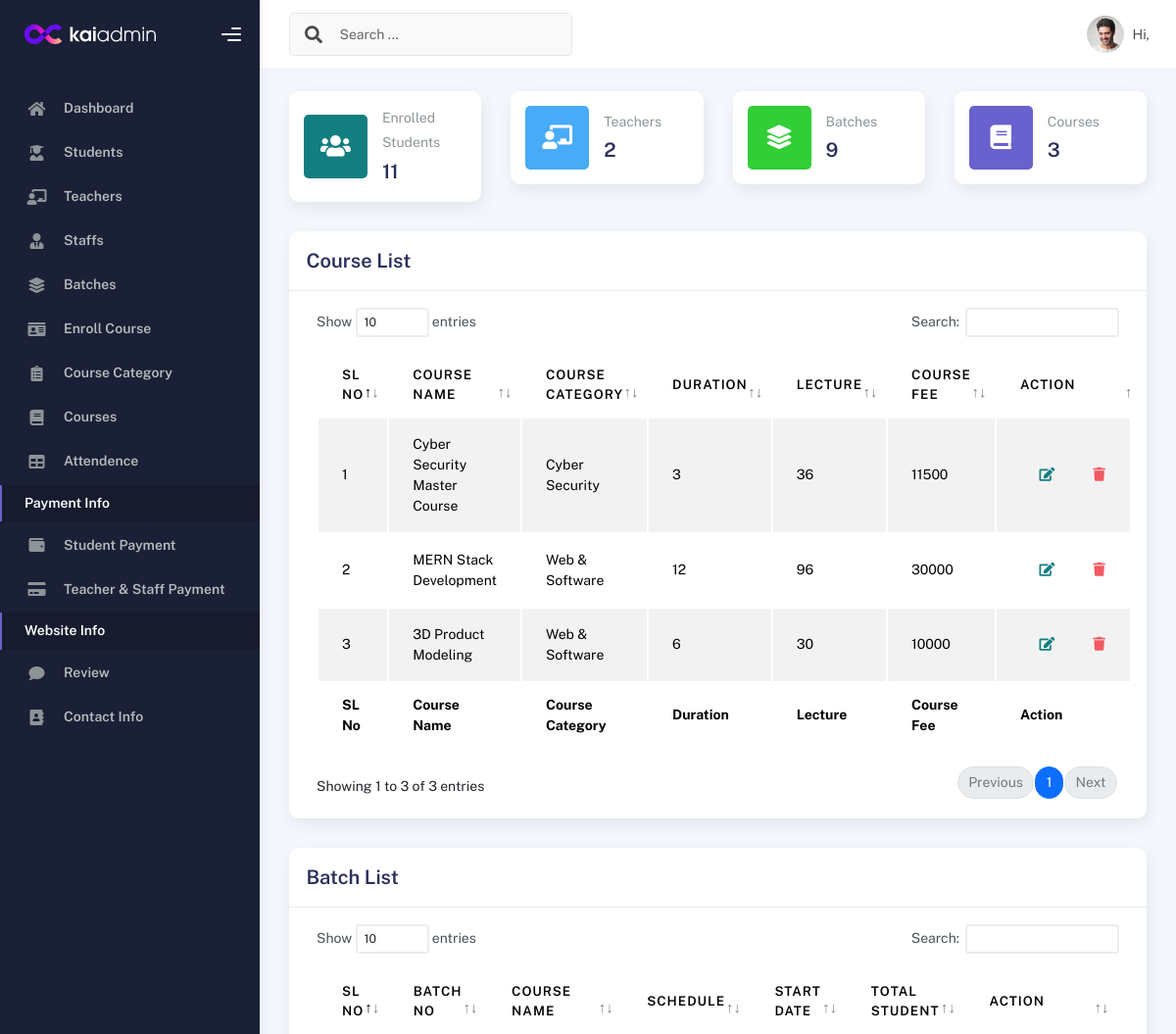
The app's page /dashboard/ (signed in, upper part), older data.
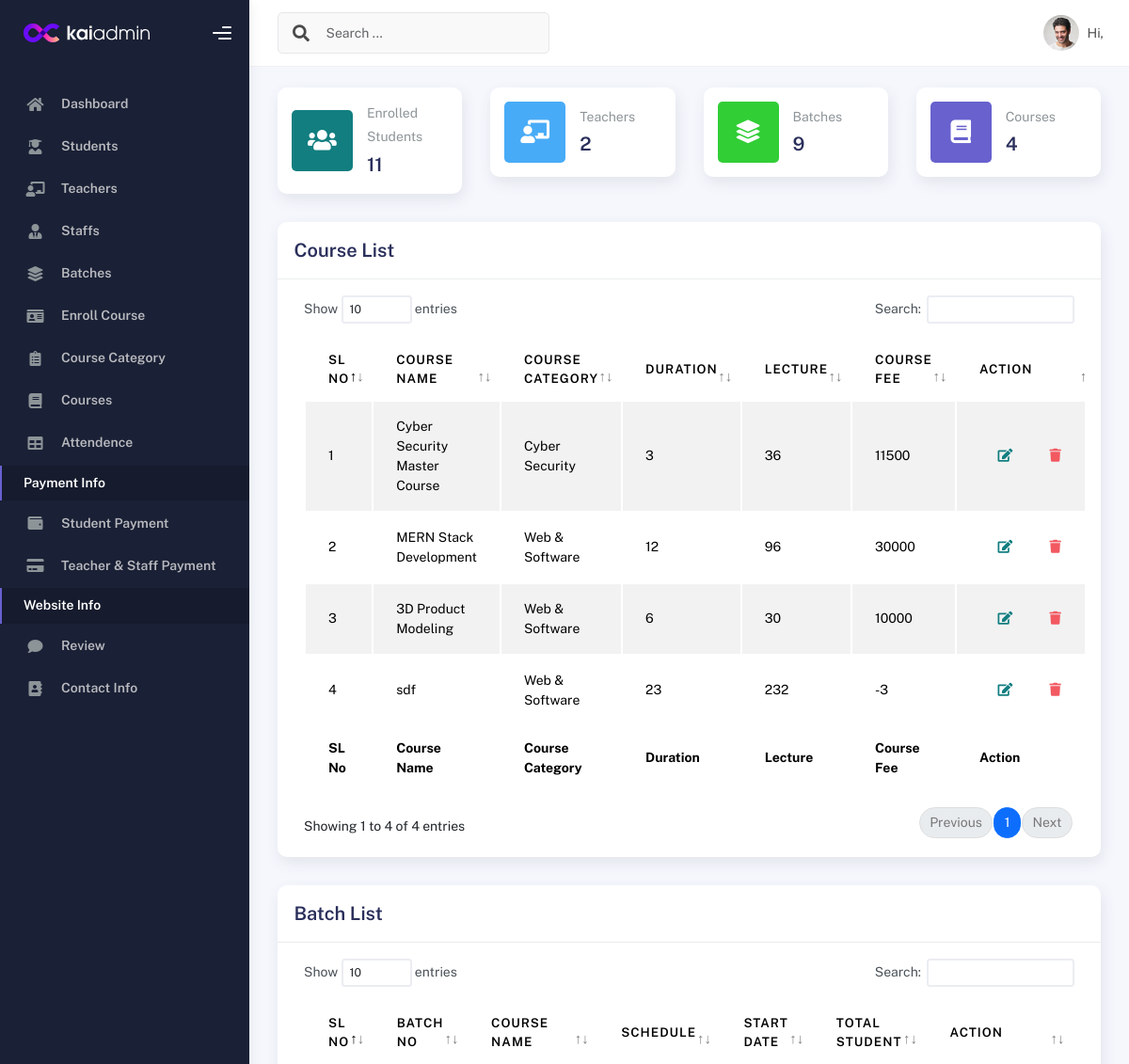
The same page, newer data.
### IMSapp/models.py (models this page shows)
class CourseInfoModel(models.Model):
    CourseName=models.CharField(max_length=150, null=True)
    Sologan=models.CharField(max_length=100, null=True)
    ShortSummary=models.CharField(max_length=150, null=True)
    CourseCategory=models.ForeignKey(CourseCategoryModel,on_delete=models.SET_NULL,related_name='coursecategory', null=True)
    Lecture=models.IntegerField(null=True)
    CourseDuration=models.IntegerField(null=True)
    WeeklyClass=models.IntegerField(null=True)
    ClassDuration=models.IntegerField(null=True)
    TotalProject=models.IntegerField(null=True)
    CourseOverview=models.TextField(null=True)
    CourseCurrriculum=models.TextField(null=True)
    Software=models.TextField(max_length=200, null=True)
    CourseFor=models.TextField(null=True)
    JobPositions=models.TextField(null=True)
    CourseFee=models.IntegerField(null=True)
    IntroVideo=models.CharField(max_length=200, null=True)
    CourseImage=models.ImageField(upload_to='media/courseImage', null=True)
    def __str__(self):
        return self.CourseName

class CourseCategoryModel(models.Model):
    CategoryName = models.CharField(max_length=100,null=True)
    def __str__(self):
        return self.CategoryName

### IMSapp/views.py (the view)
# urls.py: path('dashboard/',dashboard,name="dashboard"),
@login_required
def dashboard(request):
    coursedata = CourseInfoModel.objects.all()
    categorydata = CourseCategoryModel.objects.all()
    studentdata = StudentModel.objects.all()
    batchdata = BatchInfoModel.objects.all()
    teacherdata = TeacherModel.objects.all()
    admittedcourse = AdmittedCourseModel.objects.all()
    totalenrolledstudent = admittedcourse.count()
    totalteacher = teacherdata.count()
    totalbatch = batchdata.count()
    totalcourse = coursedata.count()
    combined_data = []
    for data in batchdata:
        enrolledstudent = AdmittedCourseModel.objects.filter(LearningBatch=data).count()
        combined_data.append({
            'batchdata': data,
            'enrolledstudent': enrolledstudent,
        })
    current_user = request.user
    coursefee=0
    payment=0
    studentcoursedata=AdmittedCourseModel.objects.filter(Courseuser=current_user)
    for batch in studentcoursedata:
        coursefee += int(batch.CourseFee)
        payment += int(batch.Payment)
    due = int(coursefee) - int(payment)
    spenttime = 0
    lecture = 0
    project = 0
    for batch in studentcoursedata:
        course = get_object_or_404(CourseInfoModel,CourseName =batch.LearningBatch.CourseName)
        spenttime += int(course.CourseDuration)
        lecture += int(course.Lecture)
        project += int(course.TotalProject)
    context = {
        'teacherdata':teacherdata,
        'coursedata':coursedata,
        'categorydata':categorydata,
        'studentdata':studentdata,
        'totalenrolledstudent':totalenrolledstudent,
        'totalteacher':totalteacher,
        'totalbatch':totalbatch,
        'totalcourse':totalcourse,
        'combined_data':combined_data,
        'studentcoursedata':studentcoursedata,
        'coursefee':coursefee,
        'payment':payment,
        'due':due,
        'spenttime':spenttime,
        'lecture':lecture,
        'project':project,
    }
    return render(request,'common/dashboard.html',context)

### IMSapp/templates/common/dashboard.html (shortened to what the changed rows need)
{% extends 'profilemaster/master.html' %}
{% block content %}
{% if user.UserType == 'Student' %}
<div class="row">
  <div class="col-sm-6 col-md-3">
    <div class="card card-stats card-round">
      <div class="card-body">
        <div class="row align-items-center">
          <div class="col-icon">
            <div class="icon-big text-center icon-primary bubble-shadow-small">
              <i class="fas fa-layer-group"></i>
            </div>
          </div>
          <div class="col col-stats ms-3 ms-sm-0">
            <div class="numbers">
              <p class="card-category">Enrolled Course</p>
              <h4 class="card-title">{{studentcoursedata|length}}</h4>
            </div>
          </div>
        </div>
      </div>
    </div>
  </div>
  <div class="col-sm-6 col-md-3">
    <div class="card card-stats card-round">
      <div class="card-body">
        <div class="row align-items-center">
          <div class="col-icon">
            <div class="icon-big text-center icon-info bubble-shadow-small">
              <i class="fas fa-credit-card"></i>
            </div>
          </div>
          <div class="col col-stats ms-3 ms-sm-0">
            <div class="numbers">
              <p class="card-category">Course Fee</p>
              <h4 class="card-title">৳ {{coursefee}}</h4>
            </div>
          </div>
        </div>
      </div>
    </div>
  </div>
  <div class="col-sm-6 col-md-3">
    <div class="card card-stats card-round">
      <div class="card-body">
        <div class="row align-items-center">
          <div class="col-icon">
            <div class="icon-big text-center icon-success bubble-shadow-small">
              <i class="fas fa-wallet"></i>
            </div>
          </div>
          <div class="col col-stats ms-3 ms-sm-0">
            <div class="numbers">
              <p class="card-category">Payment</p>
              <h4 class="card-title">৳ {{payment}}</h4>
            </div>
          </div>
        </div>
      </div>
    </div>
  </div>
  <div class="col-sm-6 col-md-3">
      <div class="card card-stats card-round">
        <div class="card-body">
          <div class="row align-items-center">
            <div class="col-icon">
              <div class="icon-big text-center icon-danger bubble-shadow-small">
                  <i class="fas fa-money-bill-wave"></i>
              </div>
            </div>
            <div class="col col-stats ms-3 ms-sm-0">
              <div class="numbers">
                <p class="card-category">Due</p>
                <h4 class="card-title">৳ {{due}}</h4>
              </div>
            </div>
          </div>
        </div>
      </div>
    </div>
</div>
<div class="row">
  <div class="col-sm-6 col-md-3">
      <div class="card card-stats card-round">
          <div class="card-body">
              <div class="row align-items-center">
                  <div class="col-icon">
                      <div class="icon-big text-center icon-success bubble-shadow-small">
                          <i class="fas fa-clock"></i>
                      </div>
                  </div>
                  <div class="col col-stats ms-3 ms-sm-0">
                      <div class="numbers">
                          <p class="card-category">Spent Time</p>
                          <h4 class="card-title">{{spenttime}} Months</h4>
                      </div>
                  </div>
              </div>
          </div>
      </div>
  </div>
  <div class="col-sm-6 col-md-3">
      <div class="card card-stats card-round">
          <div class="card-body">
              <div class="row align-items-center">
                  <div class="col-icon">
                      <div class="icon-big text-center icon-danger bubble-shadow-small">
                          <i class="fas fa-layer-group"></i>
                      </div>
                  </div>
                  <div class="col col-stats ms-3 ms-sm-0">
                      <div class="numbers">
                          <p class="card-category">Total Lecture</p>
                          <h4 class="card-title">{{lecture}}+</h4>
                      </div>
                  </div>
              </div>
          </div>
      </div>
  </div>
  <div class="col-sm-6 col-md-3">
      <div class="card card-stats card-round">
        <div class="card-body">
          <div class="row align-items-center">
            <div class="col-icon">
              <div class="icon-big text-center icon-info bubble-shadow-small">
                <i class="fas fa-luggage-cart"></i>
              </div>
            </div>
            <div class="col col-stats ms-3 ms-sm-0">
              <div class="numbers">
                <p class="card-category">Total Project</p>
                <h4 class="card-title">{{project}}+</h4>
              </div>
            </div>
          </div>
        </div>
      </div>
    </div>
</div>
<div class="row justify-content-center align-items-center mb-5">
  {% for i in studentcoursedata %}
  <div class="col-md-6">
      <a href="{% url 'batchdetails' i.LearningBatch.id %}">
      <div class="card card-black bg-primary-gradient">
          <div class="card-body curves-shadow">
              <h2 class="py-4 mb-0"><strong>Batch No:</strong> {{i.LearningBatch}}</h2>
              <div class="row">
                  <div class="col-8 pe-0">
                      <h3 class="fw-bold mb-1">{{i.LearningBatch.CourseName}}</h3>
                      <div class="text-small text-uppercase fw-bold op-8">
                          Batch Start: {{i.LearningBatch.BatchStartDate}}
                      </div>
                  </div>
                  <div class="col-4 ps-0 text-end">
                      <h3 class="fw-bold mb-1">{{i.LearningBatch.Status}} </h3>
                      <div class="text-small text-uppercase fw-bold op-8">
                          Status
                      </div>
                  </div>
              </div>
          </div>
          <div class="card-footer">
              <div class="row user-stats text-center">
                  <div class="col">
                      <h3 class="number fw-bold p-0 m-0">{{i.LearningBatch.CourseName.Lecture}}</h3>
                      <div class="title">Lecture</div>
                  </div>
                  <div class="col">
                      <h3 class="number fw-bold p-0 m-0">{{i.LearningBatch.CourseName.CourseDuration}} Months</h3>
                      <div class="title">Duration</div>
                  </div>
                  <div class="col">
                      <h5 class="number fw-bold p-0 m-0">{{i.LearningBatch.Batchschedule}}</h5>
                      <div class="title">Weekly Class</div>
                  </div>
              </div>
          </div>
      </div>
      </a>
  </div>
  {% endfor %}
</div>
{% elif user.UserType == 'Authority' %}
<div class="row">
  <div class="col-sm-6 col-md-3">
    <div class="card card-stats card-round">
      <div class="card-body">
        <div class="row align-items-center">
          <div class="col-icon">
            <div class="icon-big text-center icon-primary bubble-shadow-small">
              <i class="fas fa-users"></i>
            </div>
          </div>
          <div class="col col-stats ms-3 ms-sm-0">
            <div class="numbers">
              <p class="card-category">Enrolled Students</p>
              <h4 class="card-title">{{totalenrolledstudent}}</h4>
            </div>
          </div>
        </div>
      </div>
    </div>
  </div>
  <div class="col-sm-6 col-md-3">
    <div class="card card-stats card-round">
      <div class="card-body">
        <div class="row align-items-center">
          <div class="col-icon">
            <div class="icon-big text-center icon-info bubble-shadow-small">
              <i class="fas fa-chalkboard-teacher"></i>
            </div>
          </div>
          <div class="col col-stats ms-3 ms-sm-0">
            <div class="numbers">
              <p class="card-category">Teachers</p>
              <h4 class="card-title">{{totalteacher}}</h4>
            </div>
          </div>
        </div>
      </div>
    </div>
  </div>
  <div class="col-sm-6 col-md-3">
    <div class="card card-stats card-round">
      <div class="card-body">
        <div class="row align-items-center">
          <div class="col-icon">
            <div class="icon-big text-center icon-success bubble-shadow-small">
              <i class="fas fa-layer-group"></i>
            </div>
          </div>
          <div class="col col-stats ms-3 ms-sm-0">
            <div class="numbers">
              <p class="card-category">Batches</p>
              <h4 class="card-title">{{totalbatch}}</h4>
            </div>
          </div>
        </div>
      </div>
    </div>
  </div>
  <div class="col-sm-6 col-md-3">
    <div class="card card-stats card-round">
      <div class="card-body">
        <div class="row align-items-center">
          <div class="col-icon">
            <div class="icon-big text-center icon-secondary bubble-shadow-small">
              <i class="fas fa-book"></i>
            </div>
          </div>
          <div class="col col-stats ms-3 ms-sm-0">
            <div class="numbers">
              <p class="card-category">Courses</p>
              <h4 class="card-title">{{totalcourse}}</h4>
            </div>
          </div>
        </div>
      </div>
    </div>
  </div>
</div>
<div class="col-md-12">
  <div class="card">
    <div class="card-header">
      <h4 class="card-title">Course List</h4>
    </div>
    <div class="card-body">
      <div class="table-responsive">
        <table id="basic-datatables" class="display table table-striped table-hover">
          <thead>
            <tr>
              <th>SL No</th>
              <th>Course Name</th>
              <th>Course Category</th>
              <th>Duration</th>
              <th>Lecture</th>
              <th>Course Fee</th>
              <th>Action</th>
            </tr>
          </thead>
          <tfoot>
            <tr>
              <th>SL No</th>
              <th>Course Name</th>
              <th>Course Category</th>
              <th>Duration</th>
              <th>Lecture</th>
              <th>Course Fee</th>
              <th>Action</th>
            </tr>
          </tfoot>
          <tbody>
            {% for i in coursedata %}
              <tr>
                <td>{{forloop.counter}}</td>
                <td>{{i.CourseName}}</td>
                <td>{{i.CourseCategory}}</td>
                <td>{{i.CourseDuration}}</td>
                <td>{{i.Lecture}}</td>
                <td>{{i.CourseFee}}</td>
                <td>
                  <div class="form-button-action">
                    <a href="{% url 'editcourse' i.id %}" class="btn btn-link btn-primary btn-md">
                      <i class="fa fa-edit"></i>
                    </a>
                    <a href="{% url 'deletecourse' i.id %}" class="btn btn-link btn-danger btn-md">
                      <i class="fa fa-trash"></i>
                    </a>
                  </div>
                </td>
              </tr>
            {% endfor %}
          </tbody>
        </table>
      </div>
    </div>
  </div>
</div>
<div class="col-md-12">
  <div class="card">
    <div class="card-header">
      <h4 class="card-title">Batch List</h4>
    </div>
    <div class="card-body">
      <div class="table-responsive">
        <table id="basic-datatables2" class="display table table-striped table-hover">
          <thead>
            <tr>
              <th>SL No</th>
              <th>Batch No</th>
              <th>Course Name</th>
              <th>Schedule</th>
              <th>Start Date</th>
              <th>Total Student</th>
              <th>Action</th>
            </tr>
          </thead>
        </table>
      </div>
    </div>
  </div>
</div>
{% endif %}
{% endblock content %}

Row changes from the older to the newer data that the page shows:
added CourseInfoModel: CourseName "sdf", CourseCategory "Web & Software", CourseDuration "23", Lecture "232", CourseFee "-3"
Text that changed along with them:
{{ totalcourse }}: "3" → "4"
text written by a page script: "Show entries Search: Showing 1 to 3 of 3 entries Previous 1 Next" → "Show entries Search: Showing 1 to 4 of 4 entries Previous 1 Next"
